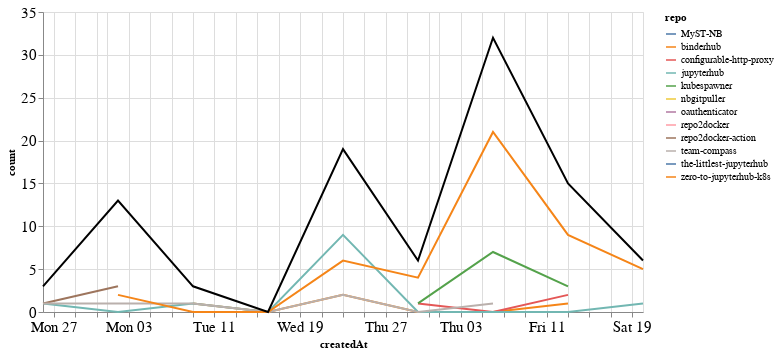

Notebook code for this chart:
### Markdown cell above
## Comments

### Code cell
comments_time = comments.groupby('repo').resample('W', on='createdAt').count()['author'].reset_index()
comments_time = comments_time.rename(columns={'author': 'count'})
comments_time_total = comments_time.groupby('createdAt').agg({"count": "sum"}).reset_index()
ch1 = alt.Chart(comments_time, width=600).mark_line().encode(
    x='createdAt',
    y='count',
    color='repo',
    tooltip="repo"
)

ch2 = alt.Chart(comments_time_total, width=600).mark_line(color="black").encode(
    x='createdAt',
    y='count',
)

ch1 + ch2

### Figure 1 — Vega-Lite specification as saved in the notebook (floating-point values rounded to 4 significant figures)
{"config": {"axisLeft": {"labelFontSize": 15}, "axisBottom": {"labelFontSize": 15}}, "layer": [{"data": {"name": "data-27d3365c10783a1d6cfadaff2c58f140"}, "mark": "line", "encoding": {"color": {"type": "nominal", "field": "repo"}, "tooltip": {"type": "nominal", "field": "repo"}, "x": {"type": "temporal", "field": "createdAt"}, "y": {"type": "quantitative", "field": "count"}}, "width": 600}, {"data": {"name": "data-ad42d30520772b462657439ade60c954"}, "mark": {"type": "line", "color": "black"}, "encoding": {"x": {"type": "temporal", "field": "createdAt"}, "y": {"type": "quantitative", "field": "count"}}, "width": 600}], "$schema": "https://vega.github.io/schema/vega-lite/v4.8.1.json", "datasets": {"data-27d3365c10783a1d6cfadaff2c58f140": [{"repo": "MyST-NB", "createdAt": "2020-08-02T00:00:00", "count": 2}, {"repo": "binderhub", "createdAt": "2020-08-09T00:00:00", "count": 1}, {"repo": "binderhub", "createdAt": "2020-08-16T00:00:00", "count": 0}, {"repo": "binderhub", "createdAt": "2020-08-23T00:00:00", "count": 2}, {"repo": "binderhub", "createdAt": "2020-08-30T00:00:00", "count": 0}, {"repo": "binderhub", "createdAt": "2020-09-06T00:00:00", "count": 0}, {"repo": "binderhub", "createdAt": "2020-09-13T00:00:00", "count": 1}, {"repo": "configurable-http-proxy", "createdAt": "2020-08-30T00:00:00", "count": 1}, {"repo": "configurable-http-proxy", "createdAt": "2020-09-06T00:00:00", "count": 0}, {"repo": "configurable-http-proxy", "createdAt": "2020-09-13T00:00:00", "count": 2}, {"repo": "jupyterhub", "createdAt": "2020-07-26T00:00:00", "count": 1}, {"repo": "jupyterhub", "createdAt": "2020-08-02T00:00:00", "count": 0}, {"repo": "jupyterhub", "createdAt": "2020-08-09T00:00:00", "count": 1}, {"repo": "jupyterhub", "createdAt": "2020-08-16T00:00:00", "count": 0}, {"repo": "jupyterhub", "createdAt": "2020-08-23T00:00:00", "count": 9}, {"repo": "jupyterhub", "createdAt": "2020-08-30T00:00:00", "count": 0}, {"repo": "jupyterhub", "createdAt": "2020-09-06T00:00:00", "count": 0}, {"repo": "jupyterhub", "createdAt": "2020-09-13T00:00:00", "count": 0}, {"repo": "jupyterhub", "createdAt": "2020-09-20T00:00:00", "count": 1}, {"repo": "kubespawner", "createdAt": "2020-08-30T00:00:00", "count": 1}, {"repo": "kubespawner", "createdAt": "2020-09-06T00:00:00", "count": 7}, {"repo": "kubespawner", "createdAt": "2020-09-13T00:00:00", "count": 3}, {"repo": "nbgitpuller", "createdAt": "2020-08-02T00:00:00", "count": 5}, {"repo": "oauthenticator", "createdAt": "2020-09-06T00:00:00", "count": 1}, {"repo": "repo2docker", "createdAt": "2020-09-06T00:00:00", "count": 1}, {"repo": "repo2docker-action", "createdAt": "2020-07-26T00:00:00", "count": 1}, {"repo": "repo2docker-action", "createdAt": "2020-08-02T00:00:00", "count": 3}, {"repo": "team-compass", "createdAt": "2020-07-26T00:00:00", "count": 1}, {"repo": "team-compass", "createdAt": "2020-08-02T00:00:00", "count": 1}, {"repo": "team-compass", "createdAt": "2020-08-09T00:00:00", "count": 1}, {"repo": "team-compass", "createdAt": "2020-08-16T00:00:00", "count": 0}, {"repo": "team-compass", "createdAt": "2020-08-23T00:00:00", "count": 2}, {"repo": "team-compass", "createdAt": "2020-08-30T00:00:00", "count": 0}, {"repo": "team-compass", "createdAt": "2020-09-06T00:00:00", "count": 1}, {"repo": "the-littlest-jupyterhub", "createdAt": "2020-09-06T00:00:00", "count": 1}, {"repo": "zero-to-jupyterhub-k8s", "createdAt": "2020-08-02T00:00:00", "count": 2}, {"repo": "zero-to-jupyterhub-k8s", "createdAt": "2020-08-09T00:00:00", "count": 0}, {"repo": "zero-to-jupyterhub-k8s", "createdAt": "2020-08-16T00:00:00", "count": 0}, {"repo": "zero-to-jupyterhub-k8s", "createdAt": "2020-08-23T00:00:00", "count": 6}, {"repo": "zero-to-jupyterhub-k8s", "createdAt": "2020-08-30T00:00:00", "count": 4}, {"repo": "zero-to-jupyterhub-k8s", "createdAt": "2020-09-06T00:00:00", "count": 21}, {"repo": "zero-to-jupyterhub-k8s", "createdAt": "2020-09-13T00:00:00", "count": 9}, {"repo": "zero-to-jupyterhub-k8s", "createdAt": "2020-09-20T00:00:00", "count": 5}], "data-ad42d30520772b462657439ade60c954": [{"createdAt": "2020-07-26T00:00:00", "count": 3}, {"createdAt": "2020-08-02T00:00:00", "count": 13}, {"createdAt": "2020-08-09T00:00:00", "count": 3}, {"createdAt": "2020-08-16T00:00:00", "count": 0}, {"createdAt": "2020-08-23T00:00:00", "count": 19}, {"createdAt": "2020-08-30T00:00:00", "count": 6}, {"createdAt": "2020-09-06T00:00:00", "count": 32}, {"createdAt": "2020-09-13T00:00:00", "count": 15}, {"createdAt": "2020-09-20T00:00:00", "count": 6}]}}
